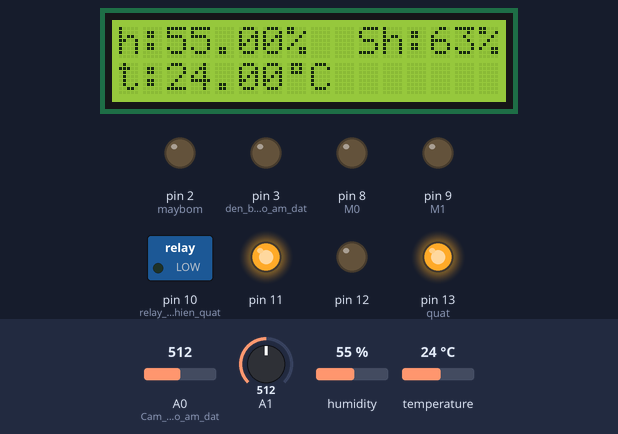
This sketch was run on a simulated Arduino Uno, built with avr-gcc and run on an emulated ATmega328P. Shown: 16×2 character LCD, switched loads named in the sketch (green lamp = pin HIGH), output pins drawn as LEDs (lit = HIGH). The test bench sets the inputs (shaded band); at power-on: temperature 24 °C, A0 (Cam_bien_do_am_dat) = 512, A1 = 512, humidity 55 %. What the sketch prints to the serial monitor is not drawn.

Above: at 2.2 s.
2.3 s: temperature set to 29 °C
At 8.5 s:
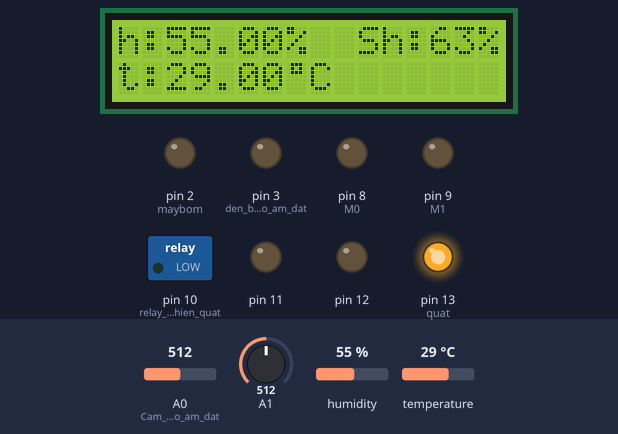
11.7 s: temperature set to 32 °C
At 14.7 s:
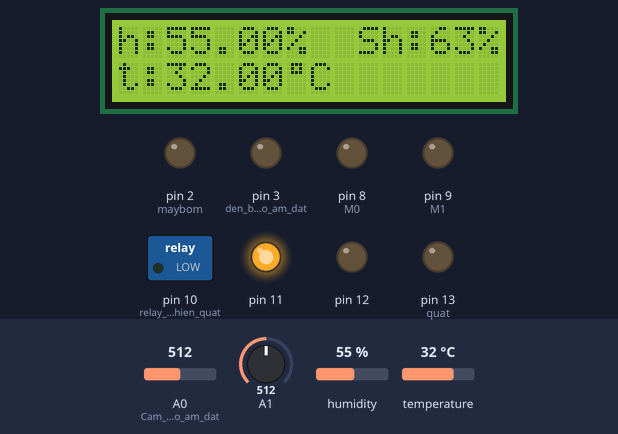
20.9 s: A0 (Cam_bien_do_am_dat) set to 228
At 23.8 s:
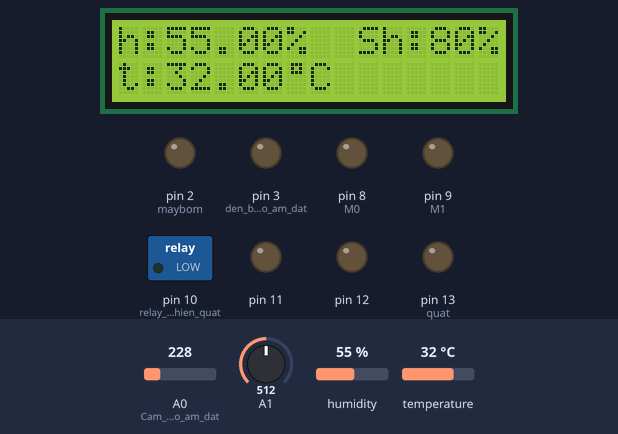
25.9 s: A0 (Cam_bien_do_am_dat) set to 205
At 30.0 s:
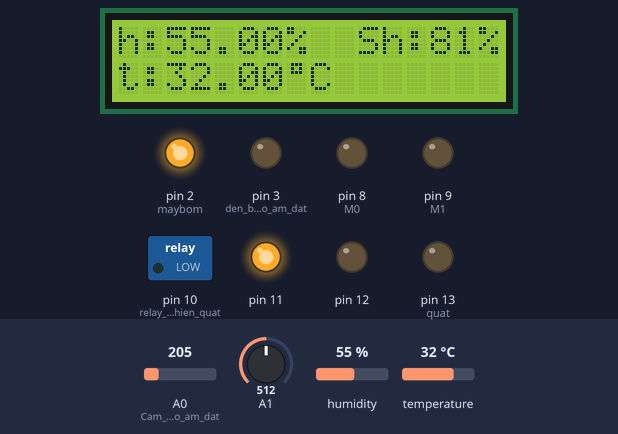
35.1 s: temperature set to 12 °C
At 38.9 s:
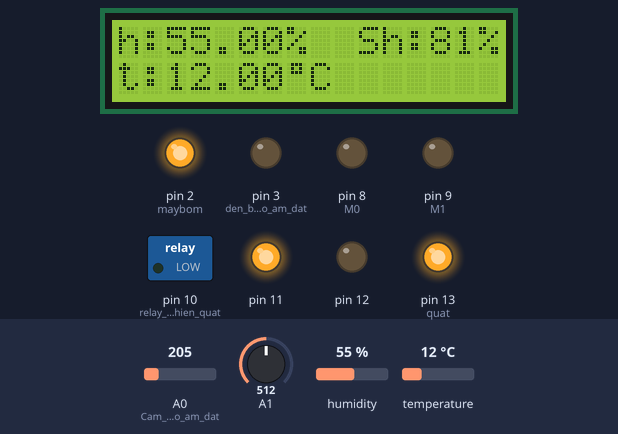
44.5 s: A1 set to 716
At 49.2 s:
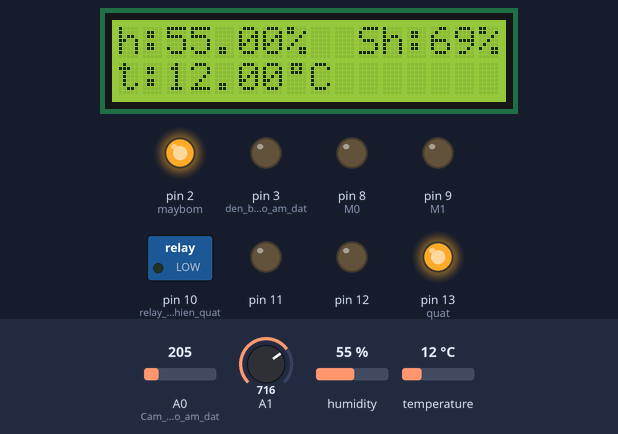
Timing chart, 0 to 50.5 s (numbered marks = the images above; inputs shaded):
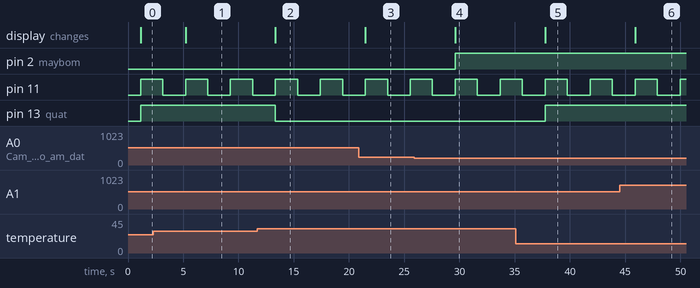

Measured:
- the behaviour switches between 30 and 31 °C on temperature (found by bisection; images 1 and 2)
- the behaviour switches between 217 and 216 on A0 (Cam_bien_do_am_dat) (found by bisection; images 3 and 4)
- after the input at 2.3 s, the display: changes after 2.9 s (image 1)
- after the input at 11.7 s, pin 13 (quat): HIGH → LOW after 1.6 s; the display: changes after 1.6 s (image 2)
- after the input at 20.9 s, the display: changes after 0.59 s (image 3)
- after the input at 25.9 s, pin 2 (maybom): LOW → HIGH after 3.7 s; the display: changes after 3.7 s (image 4)
- after the input at 35.1 s, pin 13 (quat): LOW → HIGH after 2.7 s; the display: changes after 2.7 s (image 5)
- after the input at 44.5 s, the display: changes after 1.4 s (image 6)

The sketch:

node1.ino
```cpp
#include <SoftwareSerial.h>
#include <DHT.h>
#include <string.h>
#include <LiquidCrystal_I2C.h>
#include <Wire.h>
LiquidCrystal_I2C lcd(0x27, 16, 2);
SoftwareSerial mySerial(6, 7);  //TX, RX
#define M0 8
#define M1 9
#define DHTPIN 5
#define maybom 2
#define quat 13
DHT dht(DHTPIN, DHT11);
float temp;
float hum;
int soil_humi, address = 1;
int moc[10];
String data[10];
byte degree[8] = {
  0B01110,
  0B01010,
  0B01110,
  0B00000,
  0B00000,
  0B00000,
  0B00000,
  0B00000
};
void setup() {
  Serial.begin(115200);
  mySerial.begin(115200);
  Wire.begin();
  lcd.init();
  lcd.backlight();
  dht.begin();
  /*set up cac chan che do cua lora */
  pinMode(M0, OUTPUT);
  pinMode(M1, OUTPUT);
  digitalWrite(M0, LOW);  // Set 2 chân M0 và M1 xuống LOW
  digitalWrite(M1, LOW);  // để hoạt động ở chế độ Normal


  /* set up cac chan cua cam bien*/
  pinMode(5, OUTPUT);  // cam bien DHT11
  pinMode(A0, INPUT);  // Cam bien do am dat
  pinMode(A1, INPUT);
  /* set up cac chan thiet bi chap hanh*/
  pinMode(2, OUTPUT);   // relay dieu khien may bom
  pinMode(3, OUTPUT);   // den bao hieu do am dat
  pinMode(10, OUTPUT);  // relay dieu khien quat
  pinMode(11, OUTPUT);  // đèn báo hiệu
  pinMode(12, OUTPUT);
  pinMode(13, OUTPUT);
  delay(1000);
}
void dht11_func() {
  hum = dht.readHumidity();
  temp = dht.readTemperature();
  Serial.print("Humidity: ");
  Serial.println(hum);
  Serial.print("Temperature: ");
  Serial.println(temp);
}
void Do_do_am_dat() {
  int value0 = analogRead(A0);
  int value1 = analogRead(A1);
  soil_humi = (map(value0, 200, 1023, 100, 0) + map(value1, 200, 1023, 100, 0)) / 2;
  Serial.print("Soil humidity: ");
  Serial.println(soil_humi);
}


void automode() {
  if (soil_humi < 60) {
    digitalWrite(maybom, LOW);
  } else if (soil_humi > 80) {
    digitalWrite(maybom, HIGH);
  }
  if (temp > 30) digitalWrite(quat, LOW);
  else digitalWrite(quat, HIGH);
}
void display() {
  lcd.clear();
  lcd.createChar(1, degree);
  lcd.setCursor(0, 1);
  lcd.print("t:");
  lcd.setCursor(2, 1);
  lcd.print(temp);
  lcd.setCursor(7, 1);
  lcd.write(1);
  lcd.setCursor(8, 1);
  lcd.print("C");
  lcd.setCursor(0, 0);
  lcd.print("h: ");
  lcd.setCursor(2, 0);
  lcd.print(hum);
  lcd.setCursor(7, 0);
  lcd.print("%");
  lcd.setCursor(10, 0);
  lcd.print("Sh:");
  lcd.setCursor(13, 0);
  lcd.print(soil_humi);
  lcd.setCursor(15, 0);
  lcd.print("%");
}
void guidulieu() {
  int j = 1;
  int end;
  moc[0] = -1;
  if (mySerial.available()) {
    String input = mySerial.readString();
    Serial.println(input);
    for (int i = 0; i < input.length(); i++) {
      if (input[i] == '*') {
        end = i;
        break;
      }
      if (input[i] == ';') {
        moc[j] = i;
        j++;
      }
    }
    if (input[0] == '0') {
      for (int t = 0; t < j; t++) {
        if (t < j - 1) data[t] = input.substring(moc[t] + 1, moc[t + 1]);
        else data[t] = input.substring(moc[t] + 1, end);
        Serial.println(data[t]);
      }
    }
  }
}
void loop() {


  dht11_func();
  Do_do_am_dat();
  mySerial.print(address);
  mySerial.print(";");
  mySerial.print(hum);
  mySerial.print(";");
  mySerial.print(temp);
  mySerial.print(";");
  mySerial.print(soil_humi);
  mySerial.println("*");
  Serial.println("-------------------------------------------------------");
  guidulieu();
  display();
  int a = data[0].toInt();
  int che_do = data[1].toInt();
  int mb = data[2].toInt();
  int ps = data[3].toInt();
  automode();
  digitalWrite(11,HIGH);
  delay(2000);
  digitalWrite(11,LOW);
  delay(2000);
}
```
